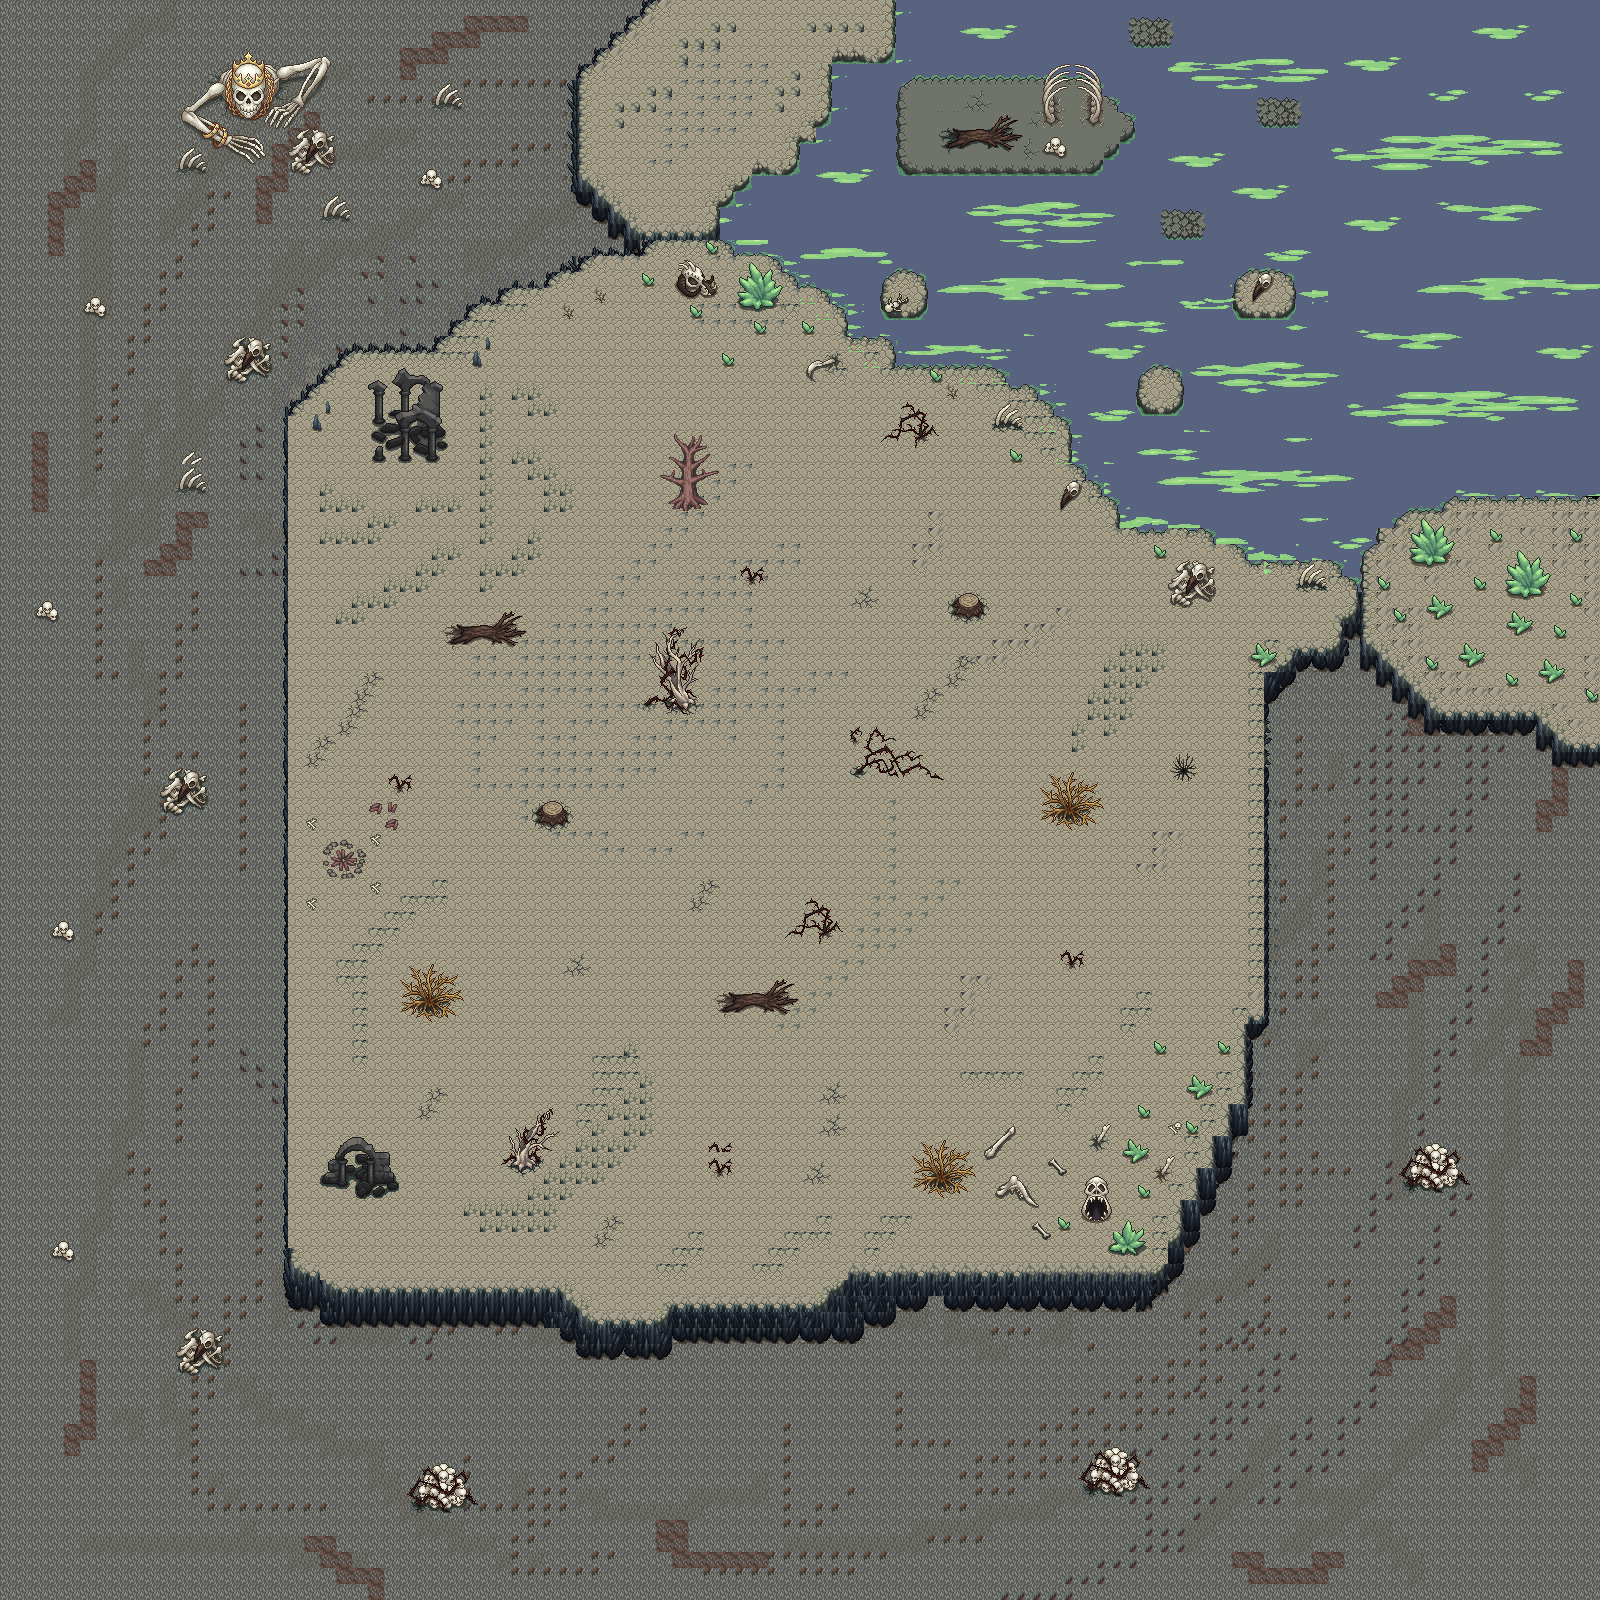

A 2D game scene composited from a Tiled map and its tileset images. What follows is a short description and the map's XML, with each tile layer's data collapsed to a summary:
An orthogonal 100x100 tile map with 16x16 px tiles, 3 tile layers (Hintergrund, Kachelebene, Deko), 6 tilesets and 144 objects (17x Enemy, Player).

<map version="1.10" tiledversion="1.10.2" orientation="orthogonal" renderorder="right-down" width="100" height="100" tilewidth="16" tileheight="16" infinite="0" nextlayerid="7" nextobjectid="341">
 <tileset firstgid="1" source="Ground_rocks.tsx" />
 <tileset firstgid="1148" source="Water_coasts.tsx" />
 <tileset firstgid="2204" source="water_detilazation.tsx" />
 <tileset firstgid="3752" source="ashlands_tileset.tsx" />
 <tileset firstgid="4592" source="Objects.tsx" />
 <tileset firstgid="6704" source="Details.tsx" />
 <layer id="2" name="Hintergrund" width="100" height="100">
  <data>[10000 cells, 10000 non-empty, 14 distinct tile ids]</data>
 </layer>
 <layer id="1" name="Kachelebene" width="100" height="100">
  <data>[10000 cells, 4867 non-empty, 159 distinct tile ids]</data>
 </layer>
 <layer id="3" name="Deko" width="100" height="100">
  <data>[10000 cells, 1317 non-empty, 745 distinct tile ids]</data>
 </layer>
 <objectgroup id="5" name="Objektebene" visible="0">
  <object id="186" x="724.667" y="239.667" width="51" height="5" />
  <object id="187" x="730" y="244.333" width="41.6667" height="4.66667" />
  <object id="188" x="733.333" y="249" width="46" height="7" />
  <object id="189" x="772.333" y="256.667" width="32.3333" height="4" />
  <object id="190" x="779.333" y="260" width="28.6667" height="11.3333" />
  <object id="191" x="786.333" y="270.667" width="22.3333" height="5" />
  <object id="192" x="795.667" y="275.667" width="24" height="13.3333" />
  <object id="193" x="820.333" y="285.667" width="23" height="5" />
  <object id="194" x="827" y="290.667" width="26.6667" height="13.3333" />
  <object id="195" x="834.667" y="303.667" width="23" height="4.33333" />
  <object id="198" x="844" y="307.667" width="46.6667" height="32" />
  <object id="200" x="891.333" y="339" width="114" height="30.3333" />
  <object id="201" x="998" y="368.667" width="35.3333" height="5" />
  <object id="202" x="1004.33" y="373.667" width="41.3333" height="11" />
  <object id="203" x="1009.33" y="362.667" width="13.3333" height="24.6667" />
  <object id="204" x="1029.33" y="377.667" width="23.3333" height="9" />
  <object id="205" x="1036.33" y="383.333" width="18.6667" height="16.3333" />
  <object id="206" x="1053.67" y="394" width="18.6667" height="21.3333" />
  <object id="208" x="1059.67" y="410.333" width="15.6667" height="9" />
  <object id="209" x="1044.33" y="393.667" width="19.3333" height="9.33333" />
  <object id="210" x="1069" y="416.333" width="20.3333" height="46.3333" />
  <object id="211" x="1074.67" y="458.333" width="22" height="8.66667" />
  <object id="212" x="1084" y="461.667" width="22.6667" height="18.3333" />
  <object id="213" x="1093.67" y="478" width="17" height="6" />
  <object id="214" x="1100" y="479.667" width="25.3333" height="17" />
  <object id="215" x="1110.67" y="490" width="26.6667" height="11.3333" />
  <object id="216" x="1118" y="490.667" width="90" height="38" />
  <object id="217" x="1139.33" y="508.667" width="8.33333" height="24.3333" />
  <object id="218" x="1155" y="507.333" width="9.66667" height="24.3333" />
  <object id="219" x="1213.33" y="511.667" width="39" height="32" />
  <object id="220" x="1205.67" y="515.667" width="8.33333" height="15.6667" />
  <object id="221" x="1237.67" y="539" width="18.3333" height="8" />
  <object id="222" x="1244.67" y="527.667" width="96" height="32" />
  <object id="223" x="1251.67" y="548.333" width="8" height="15.3333" />
  <object id="224" x="1268.33" y="550.667" width="7.33333" height="11" />
  <object id="225" x="1283.67" y="552.667" width="7.66667" height="10.3333" />
  <object id="226" x="1300.33" y="553" width="8.33333" height="9.33333" />
  <object id="227" x="1333.67" y="549.667" width="18" height="12.6667" />
  <object id="228" x="1341" y="557.333" width="17.3333" height="19.6667" />
  <object id="229" x="1348.67" y="573.667" width="11" height="6" />
  <object id="230" x="1355" y="579" width="7.66667" height="31.3333" />
  <object id="231" x="1343.67" y="616" width="15" height="31.3333" />
  <object id="232" x="1352.67" y="611.333" width="22.6667" height="4" />
  <object id="233" x="1263.75" y="672" width="27" height="354.5" />
  <object id="235" x="1293.25" y="649" width="58.5" height="31" />
  <object id="236" x="1247.25" y="1023" width="19.25" height="82" />
  <object id="237" x="1231.75" y="1103.75" width="18.25" height="35.5" />
  <object id="238" x="1215.75" y="1135.75" width="21" height="35.25" />
  <object id="239" x="1199.75" y="1167.75" width="17.25" height="34.5" />
  <object id="240" x="1183.5" y="1200.25" width="22.5" height="35.75" />
  <object id="241" x="1167.25" y="1232" width="18.5" height="48.75" />
  <object id="242" x="847.5" y="1270" width="319.5" height="18.5" />
  <object id="243" x="838" y="1280" width="9.5" height="40.5" />
  <object id="244" x="828.5" y="1288.75" width="9.5" height="43" />
  <object id="245" x="669.25" y="1303" width="159" height="34.5" />
  <object id="246" x="654.5" y="1318" width="14.5" height="33" />
  <object id="247" x="585.5" y="1319.75" width="68.5" height="34.5" />
  <object id="251" x="327.25" y="1289.75" width="235.25" height="44.5" />
  <object id="252" x="313" y="1274.75" width="13.5" height="47.5" />
  <object id="253" x="300.75" y="1271.25" width="11" height="43" />
  <object id="254" x="290" y="1265" width="10" height="43" />
  <object id="255" x="275.333" y="402.667" width="12" height="861.333" />
  <object id="256" x="287" y="376.25" width="6.75" height="36.75" />
  <object id="257" x="293" y="372.25" width="9" height="31.75" />
  <object id="258" x="302" y="366.5" width="6.5" height="28.5" />
  <object id="259" x="309" y="358.75" width="5.75" height="29.5" />
  <object id="260" x="315.25" y="356" width="5.5" height="26" />
  <object id="261" x="320.75" y="348.5" width="6.75" height="26.75" />
  <object id="262" x="327.25" y="346.5" width="5" height="24.5" />
  <object id="263" x="332" y="343" width="6.75" height="23.5" />
  <object id="264" x="339" y="335.25" width="6.5" height="24" />
  <object id="265" x="346" y="330.25" width="7" height="22" />
  <object id="266" x="353.5" y="315" width="80.75" height="34.5" />
  <object id="267" x="434.25" y="316.25" width="5.25" height="26.75" />
  <object id="268" x="440.5" y="320.5" width="5.25" height="16.5" />
  <object id="269" x="445.75" y="310" width="6" height="22.25" />
  <object id="270" x="451" y="307" width="6" height="17.5" />
  <object id="271" x="457" y="299.75" width="8.75" height="19.5" />
  <object id="272" x="466.25" y="295.25" width="6.5" height="14" />
  <object id="273" x="472.25" y="295" width="8.75" height="11.25" />
  <object id="274" x="480.75" y="277.25" width="19" height="24.75" />
  <object id="275" x="499.25" y="276" width="5" height="18.25" />
  <object id="276" x="505.25" y="272.5" width="7.25" height="16.25" />
  <object id="277" x="513" y="265" width="34.75" height="22.5" />
  <object id="278" x="548" y="258.25" width="6.25" height="18.75" />
  <object id="279" x="555.25" y="254.25" width="5.25" height="18.25" />
  <object id="280" x="571.75" y="239" width="68.5" height="16" />
  <object id="281" x="566.25" y="242" width="21.75" height="18.25" />
  <object id="282" x="557.5" y="250" width="21.25" height="20.25" />
  <object id="283" x="634.5" y="232" width="10.75" height="14.5" />
  <object id="284" x="644.5" y="232.75" width="7.5" height="12.25" />
  <object id="285" x="651.5" y="221" width="74" height="21" />
  <object id="286" x="284.75" y="1247" width="7" height="17.25" />
  <object id="287" x="560.5" y="1293.25" width="4.75" height="25.5" />
  <object id="288" x="564.5" y="1299.75" width="7.25" height="25.5" />
  </objectgroup>
 <objectgroup id="6" name="Entitäten">
  <!-- 18 objects omitted --></objectgroup>
</map>
<!-- 49 of 144 objects omitted -->
